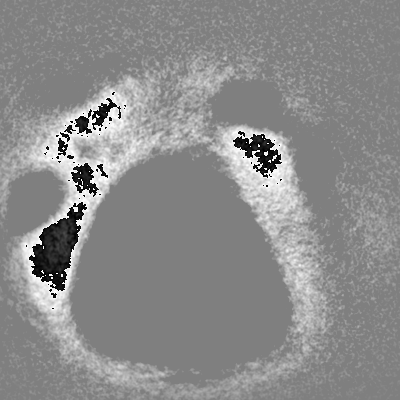
#> input picture fm2p/utils/vfs_mean_composite.tif, 400 x 400 px; its folder holds only this picture in this run
$ python -i register_tiled_locations.py   (imports and definitions only)
#> lines starting #> are read from the running program, lines starting #| are printed output that depends on the picture
### fm2p/utils/paths.py
# -*- coding: utf-8 -*-
"""
fm2p/utils/paths.py

Filepath and directory path utilities.

Functions
---------
choose_most_recent
    Return the most recently modified file from a list of paths.
up_dir
    Step up N directories from a path.
find
    Recursively glob for files matching a pattern under a directory.
filter_file_search
    Filter a file list by required/excluded substrings.
check_subdir
    Return a subdirectory path, creating it if it does not exist.
list_subdirs
    List immediate subdirectories of a root directory.


DMM, December 2024
"""


import os
import time
import fnmatch
import numpy as np


# [52 lines left out: functions choose_most_recent, up_dir, not called in this run]


def find(pattern, path, MR=False, retempty=False):
    """ Glob for subdirectories.

    Parameters
    ----------
    pattern : str
        Pattern to search for within the given `path`. Use
        a '*' for missing sections of characters.
    path : str
        Path to search, including subdirectories.
    MR : bool
        If only the most recent file should be returned. When
        MR is True, `_ret` will be returned as a str and be
        the path for the file matching the pattern which was
        written most recently. Other files which match the
        pattern but are not the most recent will be ignored.
        When MR is False, `_ret` is returned as a list of all
        files that matched the pattern. Default for MR is False.

    Returns
    -------
    _ret : list or str
        When MR is False, `_ret` is a list of files matching
        pattern. Otherwise when MR is True, `_ret` is a str
        containing only the path to the file which matched the
        pattern and was written most recently.
    """

    result = []

    # Walk though the path directory, and files
    for root, _, files in os.walk(path):

        # Walk to the file in the directory
        for name in files:

            # if the file matches the filetype append to list
            if fnmatch.fnmatch(name,pattern):
                result.append(os.path.join(root,name))

    if len(result) == 0:
        if not retempty:
            raise FileNotFoundError('Found no file(s) matching key {} in directory {}'.format(pattern, path))
        elif retempty:
            return

    if MR is True:
        # Return only the most recent result
        _ret = choose_most_recent(result)

    elif MR is False:
        # Or return the fulll list of items matching the pattern
        _ret = result

    return _ret


# [118 lines left out: functions filter_file_search, check_subdir, list_subdirs, not called in this run]

### fm2p/utils/gui_funcs.py
# -*- coding: utf-8 -*-
"""
fm2p/utils/gui_funcs.py

Tkinter-based GUI dialogs for file selection and user text input.

Functions
---------
select_file
    Open a file-chooser dialog and return the selected path.
select_directory
    Open a folder-chooser dialog and return the selected path.
get_string_input
    Show a minimal text-entry dialog and return the typed string.


DMM, March 2025
"""


import tkinter as tk
from tkinter import filedialog


def select_file(title, filetypes):
    """ Open a file-chooser dialog and return the selected path. """
#> called with title = 'Choose widefield template TIF.'

    print(title)
    root = tk.Tk()
    root.withdraw()
    file_path = filedialog.askopenfilename(
        title=title,
        filetypes=filetypes
    )
#> the answer given: utils/vfs_mean_composite.tif
    print(file_path)

    return file_path


def select_directory(title):
    """ Open a folder-chooser dialog and return the selected directory path. """

    print(title)
    root = tk.Tk()
    root.withdraw()
    directory_path = filedialog.askdirectory(
        title=title,
    )
    print(directory_path)

    return directory_path


# [34 lines left out: function get_string_input, not called in this run]

### fm2p/register_tiled_locations.py
# -*- coding: utf-8 -*-
"""
fm2p/register_tiled_locations.py

Register tiled locations to a full animal vasculature from widefield image.

Classes
-------
ManualImageAligner
    Hand alignment of 2P tiles onto a widefield image, with a fine-tune pass.

Functions
---------
overlay_registered_images
    Paste every tile onto the widefield image using its transform.
register_tiled_locations
    Hand-register every 2P field of view for one animal onto its widefield image.


DMM, January 2026
"""


if __package__ is None or __package__ == '':
    import sys as _sys, pathlib as _pl
    _sys.path.insert(0, str(_pl.Path(__file__).resolve().parents[1]))
    __package__ = 'fm2p'

import math
import os
from tqdm import tqdm
import tkinter as tk
from tkinter import Button, HORIZONTAL, Scale
import numpy as np
from PIL import Image, ImageTk
import random
from scipy.ndimage import zoom

from .utils.gui_funcs import select_file, select_directory
from .utils.paths import find
from .utils.files import read_h5, write_h5
from .utils.helper import array_to_pil


class ManualImageAligner:
    """ Hand alignment of 2P tiles onto a widefield image, with a fine-tune pass. """

    # [882 lines left out: functions __init__, _wheel_step_from_event, choose_scale_factor, _setup_alignment_window, load_small_image, draw_small_image and 9 more, not called in this run]


def register_tiled_locations():
    """ Hand-register every 2P field of view for one animal onto its widefield image.

    All inputs come from file pickers. Writes per-position cell coords (local and
    widefield) to <animal>_aligned_composite_local_to_global_transform_v2.h5.
    """

    fullimg_path = select_file(
        'Choose widefield template TIF.',
        filetypes=[('TIF','.tif'), ('TIFF', '.tiff'), ]
    )

    animalID = os.path.split(os.path.split(fullimg_path)[0])[1]

    fullimg = np.array(Image.open(fullimg_path))
#> fullimg is the input picture: shape (400, 400) int32; min -2.15e+09, max 2.15e+09, mean 210827666.5

    newshape = (fullimg.shape[0] // 2, fullimg.shape[1] // 2)
#> newshape = (200, 200)
    zoom_factors = (
        (newshape[0]/ fullimg.shape[0]),
        (newshape[1]/ fullimg.shape[1]),
    )
#> zoom_factors = (0.5, 0.5)
    resized_fullimg = zoom(fullimg, zoom=zoom_factors, order=1)
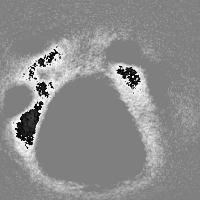
#> resized_fullimg: shape (200, 200) int32; min -2.12e+09, max 2.12e+09, mean 210474383.3; drawn with min black and max white

    cohort_dir = select_directory('Select cohort directory (does not need to be just this animal).')
#> the answer given: utils

    smallimgs = []
    pos_keys = []
    preproc_paths = find('*{}*preproc.h5'.format(animalID), cohort_dir)
    entries = []
    for p in preproc_paths:
        main_key = os.path.split(os.path.split(os.path.split(p)[0])[0])[1]
        pos_key = main_key.split('_')[-1]
        # Numeric suffix
        try:
            pos_num = int(''.join([c for c in pos_key if c.isdigit()]))
        except Exception:
            pos_num = pos_key
        pdata = read_h5(p)
        singlemap = pdata['twop_ref_img']
        entries.append((pos_num, pos_key, singlemap, p))

    # sort by numeric position (if parse succeeded), otherwise by pos_key
    entries.sort(key=lambda x: x[0])
    for pos_num, pos_key, singlemap, p in entries:
        smallimgs.append(singlemap)
        pos_keys.append(pos_key)

    # Replace preproc_paths with the sorted order for later loops
    # TODO: does this work? not tested...
    preproc_paths = [e[3] for e in entries]

    aligner = ManualImageAligner(resized_fullimg, smallimgs, pos_keys, scale_factor=1.0)
    transforms = aligner.run()

    # composite = overlay_registered_images(
    #     resized_fullimg,
    #     smallimgs,
    #     transforms,
    #     scale_factor=0.27)

    # Image.fromarray(composite).save("composite_aligned_frames_v1.png")

    all_global_positions = {}

    for pi, p in tqdm(enumerate(preproc_paths)):
        main_key = os.path.split(os.path.split(os.path.split(p)[0])[0])[1]
        pos_key = main_key.split('_')[-1]
        # pos = int(pos_key[-2:])
        pdata = read_h5(p)

        cell_positions = np.zeros([len(pdata['cell_x_pix'].keys()), 4])
        # Numeric order: h5 hands keys back as strings ('0', '1', '10', ...),
        # which put row i on a different cell than i in every file made before.
        for ki, k in enumerate(sorted(pdata['cell_x_pix'].keys(), key=int)):
            cellx = np.median(pdata['cell_x_pix'][k])
            celly = np.median(pdata['cell_y_pix'][k])
            global_x, global_y = aligner.local_to_global(pi, cellx, celly)
            cell_positions[ki,:] = np.array([cellx, celly, global_x, global_y])

        all_global_positions[pos_key] = cell_positions

    write_h5(
        os.path.join(
            os.path.split(fullimg_path)[0],
            '{}_aligned_composite_local_to_global_transform_v2.h5'.format(animalID)
        ),
        all_global_positions
    )


# [3 lines not run here, left out]

#> (the run stopped early here; a loop or call above may not have finished)
